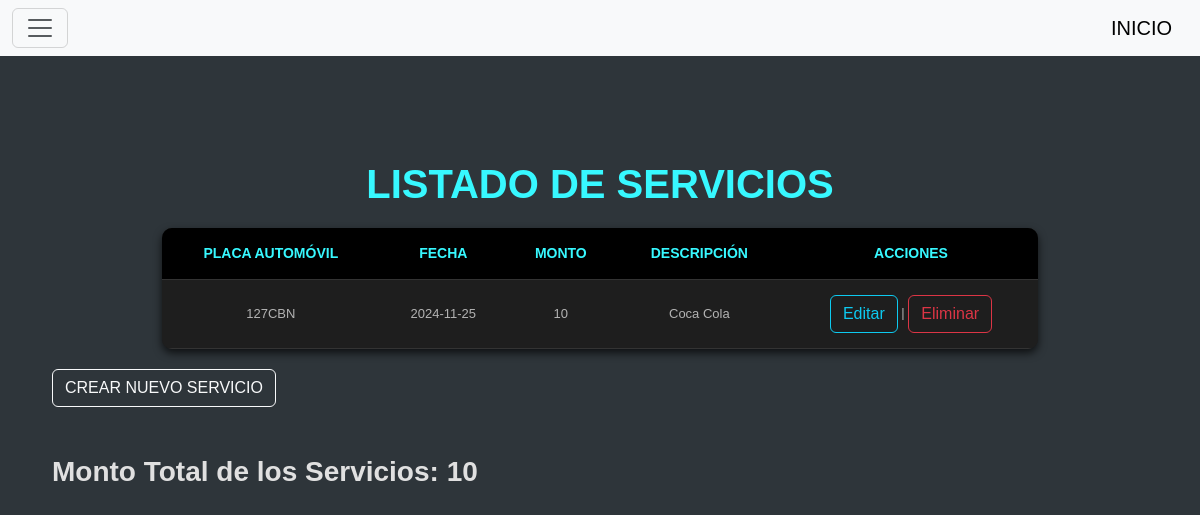
The app's page /servicios, older data.
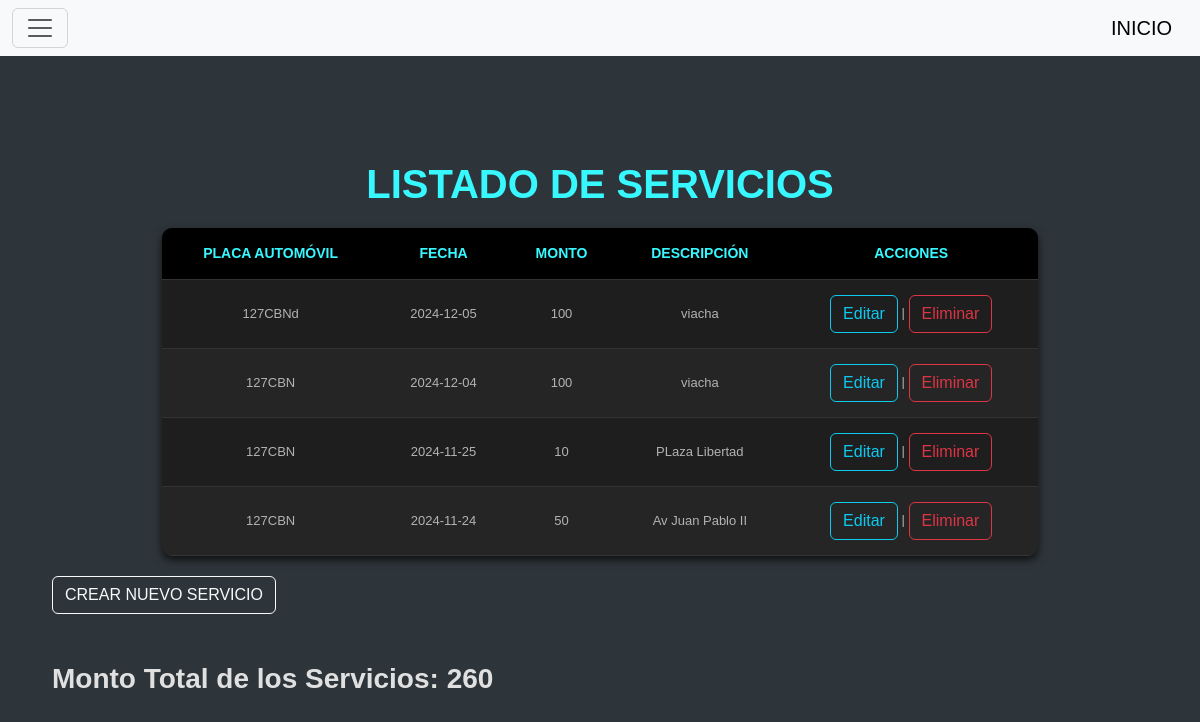
The same page, newer data.
### tables this page shows
CREATE TABLE "servicio" (
	"id"	INTEGER,
	"id_vehiculo"	INT,
	"fecha_pago_servicio"	DATE NOT NULL,
	"monto"	DECIMAL(10, 2),
	"descripcion"	TEXT,
	PRIMARY KEY("id" AUTOINCREMENT),
	FOREIGN KEY("id_vehiculo") REFERENCES "afiliado"("ci")
);

CREATE TABLE vehiculo (
            id INTEGER PRIMARY KEY AUTOINCREMENT,
            ci_afiliado INT,
            marca TEXT NOT NULL,
            modelo TEXT NOT NULL,
            color TEXT NOT NULL,
            numero_chasis TEXT UNIQUE NOT NULL,
            placa TEXT UNIQUE NOT NULL,
            observaciones TEXT,
            FOREIGN KEY (ci_afiliado) REFERENCES afiliado(ci)
        );

### blueprints/servicios/__init__.py (the view)
@servicios_bp.route("/servicios")
def index_s():
    conn = sqlite3.connect("star_service.db")
    conn.row_factory = sqlite3.Row
    cursor = conn.cursor()
    cursor.execute("""
    SELECT servicio.id, servicio.fecha_pago_servicio, servicio.monto, servicio.descripcion,
           vehiculo.placa, vehiculo.marca
    FROM servicio
    LEFT JOIN vehiculo ON servicio.id_vehiculo = vehiculo.id ORDER BY fecha_pago_servicio DESC
    """)
    servicios = cursor.fetchall()
    cursor.execute("SELECT SUM(monto) as total_monto FROM servicio")
    total_monto = cursor.fetchone()["total_monto"] or 0
    conn.close()
    return render_template('index_servicio.html', servicios=servicios, total_monto=total_monto)

### blueprints/servicios/templates/index_servicio.html (shortened to what this page needs)
{% include 'header.html' %}
<div class="container mt-5">
    <h1 class="fw-bold">LISTADO DE SERVICIOS</h1>
    <table class="table-gris">
        <thead>
            <tr>
                <th>Placa Automóvil</th>
                <th>Fecha</th>
                <th>Monto</th>
                <th>Descripción</th>
                <th>Acciones</th>
            </tr>
        </thead>
        <tbody>
            {% for servicio in servicios %}
            <tr>
                <td>{{ servicio['placa'] or 'No asociado' }}</td>
                <td>{{ servicio['fecha_pago_servicio'] }}</td>
                <td>{{ servicio['monto'] }}</td>
                <td>{{ servicio['descripcion'] }}</td>
                <td>
                    <a href="{{ url_for('servicios.editar_s', id=servicio['id']) }}" class="btn btn-outline-info">Editar</a> |
                    <a href="{{ url_for('servicios.eliminar_s', id=servicio['id']) }}" onclick="return confirm('¿Estás seguro?')"  class="btn btn-outline-danger">Eliminar</a>
                </td>
            </tr>
            {% endfor %}
        </tbody>
    </table>
    <a href="{{ url_for('servicios.crear_s') }}" class="btn btn-outline-light">CREAR NUEVO SERVICIO</a>
</div>
<div class="container mt-5">
    <h3 class="fw-bold">Monto Total de los Servicios: {{ total_monto }}</h3>
</div>
{% include 'footer.html' %}

Row changes from the older to the newer data that the page shows:
added servicio: placa "127CBNd", fecha_pago_servicio "2024-12-05", monto "100", descripcion "viacha"
added servicio: placa "127CBN", fecha_pago_servicio "2024-12-04", monto "100", descripcion "viacha"
changed servicio: descripcion "Coca Cola" → "PLaza Libertad"
added servicio: placa "127CBN", fecha_pago_servicio "2024-11-24", monto "50", descripcion "Av Juan Pablo II"
Text that changed along with them:
{{ total_monto }}: "10" → "260"
